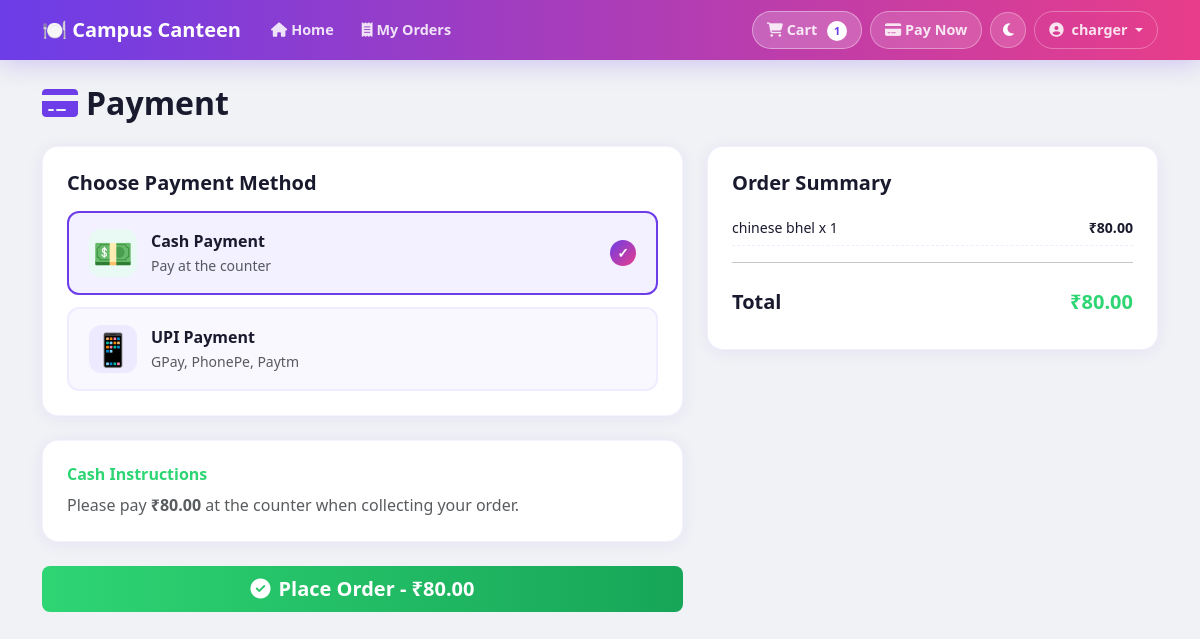
The app's page /payment/ (signed in) with its own data.
### canteen/models.py (models this page shows, shortened)
class Cart(models.Model):
    user = models.OneToOneField(
        User, on_delete=models.CASCADE, related_name='cart'
    )
    created_at = models.DateTimeField(auto_now_add=True)
    updated_at = models.DateTimeField(auto_now=True)
    @property
    def total(self):
        return sum(item.subtotal for item in self.cart_items.all())
    @property
    def item_count(self):
        return sum(item.quantity for item in self.cart_items.all())

class CartItem(models.Model):
    cart = models.ForeignKey(
        Cart, on_delete=models.CASCADE, related_name='cart_items'
    )
    menu_item = models.ForeignKey(MenuItem, on_delete=models.CASCADE)
    quantity = models.PositiveIntegerField(default=1)
    class Meta:
        unique_together = ('cart', 'menu_item')
    @property
    def subtotal(self):
        return self.menu_item.price * self.quantity

class MenuItem(models.Model):
    category = models.ForeignKey(
        Category, on_delete=models.CASCADE, related_name='items'
    )
    name = models.CharField(max_length=200)
    description = models.TextField(blank=True)
    price = models.DecimalField(max_digits=8, decimal_places=2)
    image = models.ImageField(upload_to='products/', blank=True, null=True)
    is_available = models.BooleanField(default=True)
    is_packed = models.BooleanField(default=False)
    stock_quantity = models.PositiveIntegerField(default=100)
    is_veg = models.BooleanField(default=True)
    created_at = models.DateTimeField(auto_now_add=True)
    updated_at = models.DateTimeField(auto_now=True)
    class Meta:
        ordering = ['name']

### canteen/views.py (the view)
# urls.py: path('payment/', views.payment_view, name='payment'),
@login_required
def payment_view(request):
    cart, _ = Cart.objects.get_or_create(user=request.user)
    cart_items = cart.cart_items.select_related('menu_item').all()
    if not cart_items.exists():
        messages.warning(request, 'Your cart is empty!')
        return redirect('home')
    upi_form = UPIPaymentForm()
    return render(request, 'payment.html', {
        'cart': cart,
        'cart_items': cart_items,
        'upi_form': upi_form,
    })

### canteen/context_processors.py (called while the page is built)
def cart_count(request):
    count = 0
    if request.user.is_authenticated:
        try:
            cart = Cart.objects.get(user=request.user)
            count = cart.item_count
        except Cart.DoesNotExist:
            count = 0
    return {'cart_count': count}

### canteen/templates/payment.html (shortened to what this page needs)
{% extends 'base.html' %}
{% load static %}
{% block content %}
<div class="container py-4">
<h2 class="page-title mb-4"><i class="fas fa-credit-card me-2" style="color:var(--primary)"></i>Payment</h2>
<div class="row g-4">
<div class="col-lg-7">
<form method="post" action="{% url 'process_payment' %}" id="paymentForm">{% csrf_token %}
<div class="payment-card mb-4">
<h5 class="fw-bold mb-3">Choose Payment Method</h5>
<div class="payment-methods">
<div class="payment-option">
<label for="cashRadio" class="payment-label">
<div class="payment-icon cash-icon">💵</div>
<div><div class="fw-bold">Cash Payment</div><small class="text-muted">Pay at the counter</small></div>
<div class="ms-auto check-icon">✓</div>
</label>
</div>
<div class="payment-option">
<label for="upiRadio" class="payment-label">
<div class="payment-icon upi-icon">📱</div>
<div><div class="fw-bold">UPI Payment</div><small class="text-muted">GPay, PhonePe, Paytm</small></div>
</label>
</div>
</div>
</div>
<div id="cash-section" class="payment-card mb-4">
<h6 class="fw-bold mb-2" style="color:var(--success)">Cash Instructions</h6>
<p class="text-muted mb-0">Please pay <strong>₹{{ cart.total }}</strong> at the counter when collecting your order.</p>
</div>
<button type="submit" class="btn btn-success btn-lg w-100" id="placeOrderBtn"><i class="fas fa-check-circle me-2"></i>Place Order - ₹{{ cart.total }}</button>
</form>
</div>
<div class="col-lg-5">
<div class="order-summary-card">
<h5 class="fw-bold mb-3">Order Summary</h5>
{% for item in cart_items %}<div class="summary-item"><span>{{ item.menu_item.name }} x {{ item.quantity }}</span><span class="fw-semibold">₹{{ item.subtotal }}</span></div>{% endfor %}
<hr>
<div class="summary-row total-row"><span class="fs-5">Total</span><span class="fs-5 fw-bold" style="color:var(--success)">₹{{ cart.total }}</span></div>
</div>
</div>
</div>
</div>
{% endblock %}

### canteen/templates/base.html (shortened to what this page needs)
{% load static %}
<!DOCTYPE html>
<html lang="en">
<head>
    <link href="https://cdnjs.cloudflare.com/ajax/libs/bootstrap/5.3.0/css/bootstrap.min.css" rel="stylesheet">
    <link href="https://cdnjs.cloudflare.com/ajax/libs/font-awesome/6.4.0/css/all.min.css" rel="stylesheet">
    <link href="{% static 'canteen/css/style.css' %}" rel="stylesheet">
</head>
<body>
{% if user.is_authenticated %}
<nav class="navbar navbar-expand-lg navbar-dark sticky-top" id="mainNavbar">
    <div class="container">
        <a class="navbar-brand fw-bold" href="{% url 'home' %}">
            🍽️ Campus Canteen
        </a>
        <div class="collapse navbar-collapse" id="navbarNav">
            <ul class="navbar-nav me-auto">
                <li class="nav-item">
                    <a class="nav-link {% if request.resolver_match.url_name == 'home' %}active{% endif %}"
                       href="{% url 'home' %}">
                        <i class="fas fa-home me-1"></i>Home
                    </a>
                </li>
                <li class="nav-item">
                    <a class="nav-link {% if request.resolver_match.url_name == 'order_history' %}active{% endif %}"
                       href="{% url 'order_history' %}">
                        <i class="fas fa-receipt me-1"></i>My Orders
                    </a>
                </li>
            </ul>
            <ul class="navbar-nav ms-auto align-items-center gap-2">
                <li class="nav-item">
                    <a class="nav-link cart-nav-btn" href="{% url 'cart' %}">
                        <i class="fas fa-shopping-cart"></i> Cart
                        <span class="cart-badge" id="navCartCount">{{ cart_count }}</span>
                    </a>
                </li>
                <li class="nav-item">
                    <a class="nav-link payment-nav-btn" href="{% url 'payment' %}">
                        <i class="fas fa-credit-card"></i> Pay Now
                    </a>
                </li>
                <li class="nav-item">
                    <button class="dark-mode-btn" id="darkModeToggle" onclick="toggleDarkMode()">
                        <i class="fas fa-moon" id="darkModeIcon"></i>
                    </button>
                </li>
                <li class="nav-item dropdown">
                    <a class="nav-link dropdown-toggle user-nav" href="#"
                       data-bs-toggle="dropdown">
                        <i class="fas fa-user-circle me-1"></i>
                        {{ user.first_name|default:user.username }}
                    </a>
                </li>
            </ul>
        </div>
    </div>
</nav>
{% endif %}
<main>{% block content %}{% endblock %}</main>
</body>
</html>

### canteen/static/canteen/css/style.css (style rules this page uses)
:root { --primary: #6c3de8; --primary-end: #e83d8a; --secondary: #1a1a2e; --success: #2ed573; --danger: #ff4757; --card-shadow: 0 2px 16px rgba(108,61,232,0.08); --radius: 16px; --radius-sm: 10px; }
* { box-sizing: border-box; margin: 0; padding: 0; }
body { font-family: 'Segoe UI', system-ui, sans-serif; background: #f0f2f5; color: #1a1a2e; }
#mainNavbar { background: linear-gradient(90deg, #6c3de8 0%, #e83d8a 100%) !important; box-shadow: 0 4px 24px rgba(108,61,232,0.25); padding: 10px 0; }
#mainNavbar .navbar-brand { font-size: 1.25rem; font-weight: 900; color: #fff !important; }
#mainNavbar .nav-link { color: rgba(255,255,255,0.85) !important; font-weight: 600; padding: 7px 14px; border-radius: 20px; transition: all 0.2s; font-size: 0.9rem; }
.cart-nav-btn { background: rgba(255,255,255,0.2) !important; color: #fff !important; border: 1.5px solid rgba(255,255,255,0.4) !important; border-radius: 20px !important; }
.cart-badge { display: inline-flex; align-items: center; justify-content: center; background: #fff; color: var(--primary); border-radius: 50%; width: 20px; height: 20px; font-size: 0.68rem; font-weight: 900; margin-left: 6px; transition: transform 0.3s; }
.payment-nav-btn { background: rgba(255,255,255,0.15) !important; color: #fff !important; border: 1.5px solid rgba(255,255,255,0.35) !important; border-radius: 20px !important; }
.user-nav { border: 1.5px solid rgba(255,255,255,0.3) !important; border-radius: 20px !important; }
.order-summary-card { background: #fff; border-radius: var(--radius); padding: 24px; box-shadow: var(--card-shadow); position: sticky; top: 80px; border: 1.5px solid rgba(108,61,232,0.08); }
.summary-row { display: flex; justify-content: space-between; padding: 8px 0; font-size: 0.92rem; }
.total-row { font-weight: 900; font-size: 1.1rem; }
.summary-item { display: flex; justify-content: space-between; padding: 6px 0; font-size: 0.88rem; border-bottom: 1px dashed #f0ecff; }
.payment-card { background: #fff; border-radius: var(--radius); padding: 24px; box-shadow: var(--card-shadow); border: 1.5px solid rgba(108,61,232,0.07); }
.payment-methods { display: flex; flex-direction: column; gap: 12px; }
.payment-label { display: flex; align-items: center; gap: 14px; padding: 16px 20px; border: 2px solid #f0ecff; border-radius: 12px; cursor: pointer; transition: all 0.2s; background: #faf8ff; }
.payment-option input[type="radio"]:checked + .payment-label { border-color: var(--primary); background: #f3f0ff; }
.payment-icon { font-size: 2rem; width: 48px; height: 48px; display: flex; align-items: center; justify-content: center; border-radius: 12px; }
.cash-icon { background: #e8faf3; }
.upi-icon { background: #ede9ff; }
.check-icon { display: none; width: 26px; height: 26px; background: linear-gradient(135deg, #6c3de8, #e83d8a); color: #fff; border-radius: 50%; align-items: center; justify-content: center; font-weight: 900; font-size: 0.85rem; }
.payment-option input[type="radio"]:checked + .payment-label .check-icon { display: flex; }
.page-title { font-weight: 900; color: var(--secondary); }
.btn-success { background: linear-gradient(90deg, #2ed573, #17a558) !important; border: none !important; font-weight: 800 !important; color: #fff !important; transition: all 0.2s; }
.dark-mode-btn { background: rgba(255,255,255,0.15); border: 1.5px solid rgba(255,255,255,0.3); color: #fff; border-radius: 50%; width: 36px; height: 36px; display: flex; align-items: center; justify-content: center; cursor: pointer; transition: all 0.2s; font-size: 0.9rem; }
body, body * { transition: background-color 0.3s ease, color 0.3s ease, border-color 0.3s ease; }

### records on screen
Cart: total "80.00"
CartItem: menu_item.name "chinese bhel", quantity "1", subtotal "80.00"

### other values on screen
{{ cart_count }} "1"
{{ user.first_name|default:user.username }} "charger"
